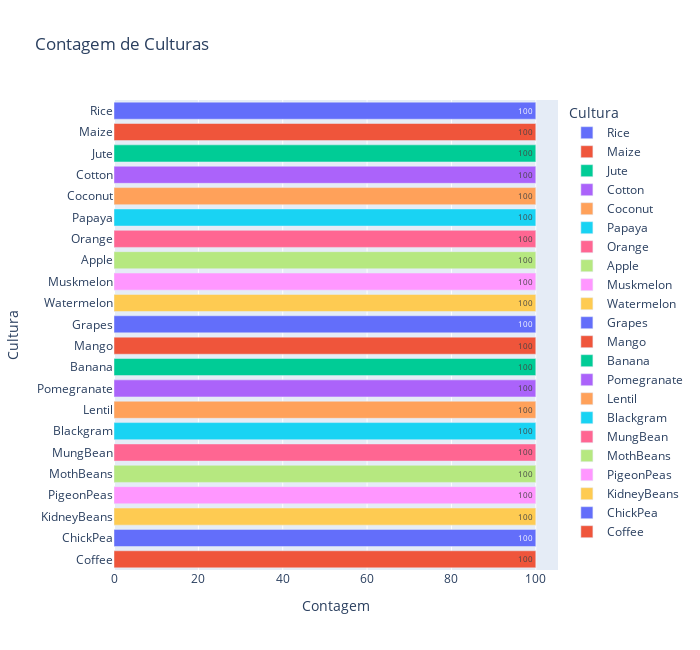

This figure's notebook cell:
### Code cell
df_group = df['Crop'].value_counts().reset_index()
df_group.columns = ['Crop', 'Count']

# Criando o gráfico de barras com Plotly Express
fig = px.bar(df_group, y='Crop', x='Count', 
             title='Contagem de Culturas', 
             labels={'Crop': 'Cultura', 'Count': 'Contagem'},
             text_auto=True,
             color = 'Crop',
             orientation='h')

fig.update_layout(width=700, height=650)

### Figure 1 — Plotly figure (JSON) as saved in the notebook; plotly's stock layout.template omitted (floating-point values rounded to 4 significant figures)
{"data": [{"alignmentgroup": "True", "hovertemplate": "Cultura=%{y}<br>Contagem=%{x}<extra></extra>", "legendgroup": "Rice", "marker": {"color": "#636efa", "pattern": {"shape": ""}}, "name": "Rice", "offsetgroup": "Rice", "orientation": "h", "showlegend": true, "textposition": "auto", "texttemplate": "%{x}", "type": "bar", "x": [100], "xaxis": "x", "y": ["Rice"], "yaxis": "y"}, {"alignmentgroup": "True", "hovertemplate": "Cultura=%{y}<br>Contagem=%{x}<extra></extra>", "legendgroup": "Maize", "marker": {"color": "#EF553B", "pattern": {"shape": ""}}, "name": "Maize", "offsetgroup": "Maize", "orientation": "h", "showlegend": true, "textposition": "auto", "texttemplate": "%{x}", "type": "bar", "x": [100], "xaxis": "x", "y": ["Maize"], "yaxis": "y"}, {"alignmentgroup": "True", "hovertemplate": "Cultura=%{y}<br>Contagem=%{x}<extra></extra>", "legendgroup": "Jute", "marker": {"color": "#00cc96", "pattern": {"shape": ""}}, "name": "Jute", "offsetgroup": "Jute", "orientation": "h", "showlegend": true, "textposition": "auto", "texttemplate": "%{x}", "type": "bar", "x": [100], "xaxis": "x", "y": ["Jute"], "yaxis": "y"}, {"alignmentgroup": "True", "hovertemplate": "Cultura=%{y}<br>Contagem=%{x}<extra></extra>", "legendgroup": "Cotton", "marker": {"color": "#ab63fa", "pattern": {"shape": ""}}, "name": "Cotton", "offsetgroup": "Cotton", "orientation": "h", "showlegend": true, "textposition": "auto", "texttemplate": "%{x}", "type": "bar", "x": [100], "xaxis": "x", "y": ["Cotton"], "yaxis": "y"}, {"alignmentgroup": "True", "hovertemplate": "Cultura=%{y}<br>Contagem=%{x}<extra></extra>", "legendgroup": "Coconut", "marker": {"color": "#FFA15A", "pattern": {"shape": ""}}, "name": "Coconut", "offsetgroup": "Coconut", "orientation": "h", "showlegend": true, "textposition": "auto", "texttemplate": "%{x}", "type": "bar", "x": [100], "xaxis": "x", "y": ["Coconut"], "yaxis": "y"}, {"alignmentgroup": "True", "hovertemplate": "Cultura=%{y}<br>Contagem=%{x}<extra></extra>", "legendgroup": "Papaya", "marker": {"color": "#19d3f3", "pattern": {"shape": ""}}, "name": "Papaya", "offsetgroup": "Papaya", "orientation": "h", "showlegend": true, "textposition": "auto", "texttemplate": "%{x}", "type": "bar", "x": [100], "xaxis": "x", "y": ["Papaya"], "yaxis": "y"}, {"alignmentgroup": "True", "hovertemplate": "Cultura=%{y}<br>Contagem=%{x}<extra></extra>", "legendgroup": "Orange", "marker": {"color": "#FF6692", "pattern": {"shape": ""}}, "name": "Orange", "offsetgroup": "Orange", "orientation": "h", "showlegend": true, "textposition": "auto", "texttemplate": "%{x}", "type": "bar", "x": [100], "xaxis": "x", "y": ["Orange"], "yaxis": "y"}, {"alignmentgroup": "True", "hovertemplate": "Cultura=%{y}<br>Contagem=%{x}<extra></extra>", "legendgroup": "Apple", "marker": {"color": "#B6E880", "pattern": {"shape": ""}}, "name": "Apple", "offsetgroup": "Apple", "orientation": "h", "showlegend": true, "textposition": "auto", "texttemplate": "%{x}", "type": "bar", "x": [100], "xaxis": "x", "y": ["Apple"], "yaxis": "y"}, {"alignmentgroup": "True", "hovertemplate": "Cultura=%{y}<br>Contagem=%{x}<extra></extra>", "legendgroup": "Muskmelon", "marker": {"color": "#FF97FF", "pattern": {"shape": ""}}, "name": "Muskmelon", "offsetgroup": "Muskmelon", "orientation": "h", "showlegend": true, "textposition": "auto", "texttemplate": "%{x}", "type": "bar", "x": [100], "xaxis": "x", "y": ["Muskmelon"], "yaxis": "y"}, {"alignmentgroup": "True", "hovertemplate": "Cultura=%{y}<br>Contagem=%{x}<extra></extra>", "legendgroup": "Watermelon", "marker": {"color": "#FECB52", "pattern": {"shape": ""}}, "name": "Watermelon", "offsetgroup": "Watermelon", "orientation": "h", "showlegend": true, "textposition": "auto", "texttemplate": "%{x}", "type": "bar", "x": [100], "xaxis": "x", "y": ["Watermelon"], "yaxis": "y"}, {"alignmentgroup": "True", "hovertemplate": "Cultura=%{y}<br>Contagem=%{x}<extra></extra>", "legendgroup": "Grapes", "marker": {"color": "#636efa", "pattern": {"shape": ""}}, "name": "Grapes", "offsetgroup": "Grapes", "orientation": "h", "showlegend": true, "textposition": "auto", "texttemplate": "%{x}", "type": "bar", "x": [100], "xaxis": "x", "y": ["Grapes"], "yaxis": "y"}, {"alignmentgroup": "True", "hovertemplate": "Cultura=%{y}<br>Contagem=%{x}<extra></extra>", "legendgroup": "Mango", "marker": {"color": "#EF553B", "pattern": {"shape": ""}}, "name": "Mango", "offsetgroup": "Mango", "orientation": "h", "showlegend": true, "textposition": "auto", "texttemplate": "%{x}", "type": "bar", "x": [100], "xaxis": "x", "y": ["Mango"], "yaxis": "y"}, {"alignmentgroup": "True", "hovertemplate": "Cultura=%{y}<br>Contagem=%{x}<extra></extra>", "legendgroup": "Banana", "marker": {"color": "#00cc96", "pattern": {"shape": ""}}, "name": "Banana", "offsetgroup": "Banana", "orientation": "h", "showlegend": true, "textposition": "auto", "texttemplate": "%{x}", "type": "bar", "x": [100], "xaxis": "x", "y": ["Banana"], "yaxis": "y"}, {"alignmentgroup": "True", "hovertemplate": "Cultura=%{y}<br>Contagem=%{x}<extra></extra>", "legendgroup": "Pomegranate", "marker": {"color": "#ab63fa", "pattern": {"shape": ""}}, "name": "Pomegranate", "offsetgroup": "Pomegranate", "orientation": "h", "showlegend": true, "textposition": "auto", "texttemplate": "%{x}", "type": "bar", "x": [100], "xaxis": "x", "y": ["Pomegranate"], "yaxis": "y"}, {"alignmentgroup": "True", "hovertemplate": "Cultura=%{y}<br>Contagem=%{x}<extra></extra>", "legendgroup": "Lentil", "marker": {"color": "#FFA15A", "pattern": {"shape": ""}}, "name": "Lentil", "offsetgroup": "Lentil", "orientation": "h", "showlegend": true, "textposition": "auto", "texttemplate": "%{x}", "type": "bar", "x": [100], "xaxis": "x", "y": ["Lentil"], "yaxis": "y"}, {"alignmentgroup": "True", "hovertemplate": "Cultura=%{y}<br>Contagem=%{x}<extra></extra>", "legendgroup": "Blackgram", "marker": {"color": "#19d3f3", "pattern": {"shape": ""}}, "name": "Blackgram", "offsetgroup": "Blackgram", "orientation": "h", "showlegend": true, "textposition": "auto", "texttemplate": "%{x}", "type": "bar", "x": [100], "xaxis": "x", "y": ["Blackgram"], "yaxis": "y"}, {"alignmentgroup": "True", "hovertemplate": "Cultura=%{y}<br>Contagem=%{x}<extra></extra>", "legendgroup": "MungBean", "marker": {"color": "#FF6692", "pattern": {"shape": ""}}, "name": "MungBean", "offsetgroup": "MungBean", "orientation": "h", "showlegend": true, "textposition": "auto", "texttemplate": "%{x}", "type": "bar", "x": [100], "xaxis": "x", "y": ["MungBean"], "yaxis": "y"}, {"alignmentgroup": "True", "hovertemplate": "Cultura=%{y}<br>Contagem=%{x}<extra></extra>", "legendgroup": "MothBeans", "marker": {"color": "#B6E880", "pattern": {"shape": ""}}, "name": "MothBeans", "offsetgroup": "MothBeans", "orientation": "h", "showlegend": true, "textposition": "auto", "texttemplate": "%{x}", "type": "bar", "x": [100], "xaxis": "x", "y": ["MothBeans"], "yaxis": "y"}, {"alignmentgroup": "True", "hovertemplate": "Cultura=%{y}<br>Contagem=%{x}<extra></extra>", "legendgroup": "PigeonPeas", "marker": {"color": "#FF97FF", "pattern": {"shape": ""}}, "name": "PigeonPeas", "offsetgroup": "PigeonPeas", "orientation": "h", "showlegend": true, "textposition": "auto", "texttemplate": "%{x}", "type": "bar", "x": [100], "xaxis": "x", "y": ["PigeonPeas"], "yaxis": "y"}, {"alignmentgroup": "True", "hovertemplate": "Cultura=%{y}<br>Contagem=%{x}<extra></extra>", "legendgroup": "KidneyBeans", "marker": {"color": "#FECB52", "pattern": {"shape": ""}}, "name": "KidneyBeans", "offsetgroup": "KidneyBeans", "orientation": "h", "showlegend": true, "textposition": "auto", "texttemplate": "%{x}", "type": "bar", "x": [100], "xaxis": "x", "y": ["KidneyBeans"], "yaxis": "y"}, {"alignmentgroup": "True", "hovertemplate": "Cultura=%{y}<br>Contagem=%{x}<extra></extra>", "legendgroup": "ChickPea", "marker": {"color": "#636efa", "pattern": {"shape": ""}}, "name": "ChickPea", "offsetgroup": "ChickPea", "orientation": "h", "showlegend": true, "textposition": "auto", "texttemplate": "%{x}", "type": "bar", "x": [100], "xaxis": "x", "y": ["ChickPea"], "yaxis": "y"}, {"alignmentgroup": "True", "hovertemplate": "Cultura=%{y}<br>Contagem=%{x}<extra></extra>", "legendgroup": "Coffee", "marker": {"color": "#EF553B", "pattern": {"shape": ""}}, "name": "Coffee", "offsetgroup": "Coffee", "orientation": "h", "showlegend": true, "textposition": "auto", "texttemplate": "%{x}", "type": "bar", "x": [100], "xaxis": "x", "y": ["Coffee"], "yaxis": "y"}], "layout": {"barmode": "relative", "height": 650, "legend": {"title": {"text": "Cultura"}, "tracegroupgap": 0}, "title": {"text": "Contagem de Culturas"}, "width": 700, "xaxis": {"anchor": "y", "domain": [0, 1], "title": {"text": "Contagem"}}, "yaxis": {"anchor": "x", "categoryarray": ["Coffee", "ChickPea", "KidneyBeans", "PigeonPeas", "MothBeans", "MungBean", "Blackgram", "Lentil", "Pomegranate", "Banana", "Mango", "Grapes", "Watermelon", "Muskmelon", "Apple", "Orange", "Papaya", "Coconut", "Cotton", "Jute", "Maize", "Rice"], "categoryorder": "array", "domain": [0, 1], "title": {"text": "Cultura"}}}}
